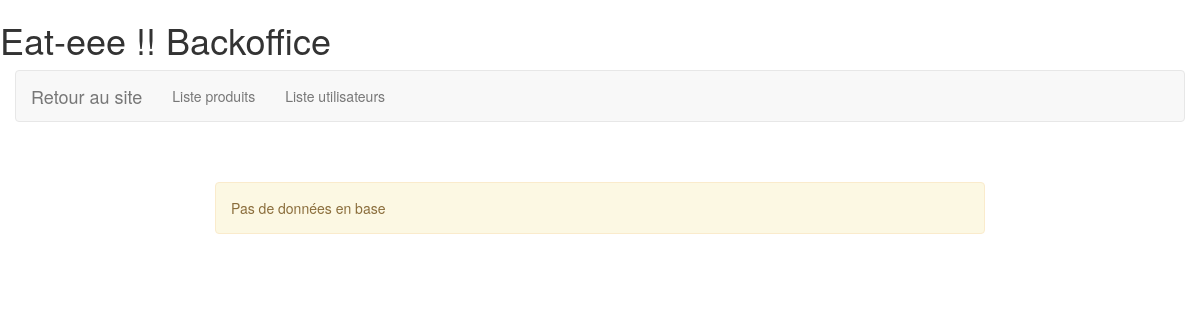
Page /backoffice/liste-users.php on the earlier database version.
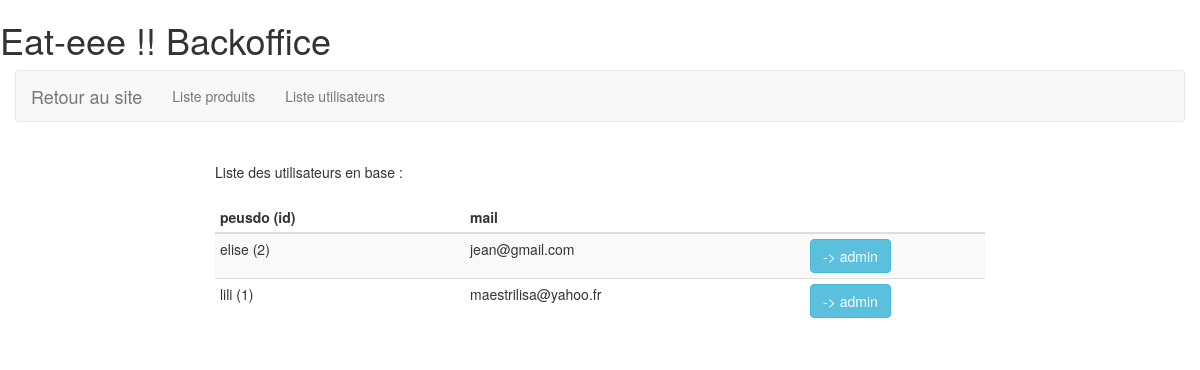
Same page on the later database version.
### tables this page shows
CREATE TABLE `users` (
  `ID` int(11) NOT NULL,
  `pseudo` varchar(50) NOT NULL,
  `email` varchar(250) NOT NULL,
  `password` varchar(60) NOT NULL,
  `type` tinytext NOT NULL
);

### backoffice/liste-users.php (the view, shortened to what this page needs)
<!DOCTYPE html>
<html lang="fr">
<head>
	<link rel="stylesheet" href="https://maxcdn.bootstrapcdn.com/bootstrap/3.0.0/css/bootstrap.min.css">
	<link rel="stylesheet" href="../styles/jquery.dataTables.min.css">
	<link rel="stylesheet" href="../styles/style.css">
</head>
<body>
	<header>
		<h1>
			Eat-eee !! Backoffice
		</h1>
	</header>
	<main>
		<div class="container-fluid">
			<div class="row">
				<div class="col-md-12">
					<?php
					require('menu.inc.php');
					?>
				</div>
			</div>
			<div class="row">
				<div class="col-md-offset-2 col-md-8">
					<br>
					<?php
					include('../include/connexion.inc.php');
					$requete=$bdd->query('SELECT * FROM users ORDER BY pseudo');
					$iTotal=$requete->rowCount();
					if ($iTotal==0)
					{
						echo '<br><div class="alert alert-warning">Pas de données en base</div>';
					}
					else
					{
						?>
						Liste des utilisateurs en base :
						<br><br>
						<table id="tblResultats" class="table table-striped table-hover table-condensed table-responsive">
							<thead>
								<tr>
									<th width="250">
										peusdo (id)
									</th>
									<th>
										mail
									</th>
									<th width="180">
									</th>
								</tr>
							</thead>
							<tbody>
								<?php
								while($resultat=$requete->fetch(PDO::FETCH_ASSOC))
								{
									echo "\n<tr>";
									echo "\n<td width='250'>";
									echo $resultat['pseudo'] . ' (' . $resultat['ID'] . ')';
									echo "</td>";
									echo "\n<td>";
									echo $resultat['email'];
									echo "</td>";
									echo "\n<td width='180'>";
									$strTemp="-> admin";
									echo "<input type='button' value='" . $strTemp . "' class='btn btn-info' onclick='changeType(". $resultat['ID'] . ");'>&nbsp;&nbsp;";
									echo "</td>";
									echo "\n</tr>";
								}
								?>
							</tbody>
						</table>
						<?php
					}
					?>
				</div>
			</div>
		</div>
	</main>
</body>
</html>

Differences in the rows shown:
added users: pseudo "elise", ID "2", email "jean@gmail.com"
added users: pseudo "lili", ID "1", email "maestrilisa@yahoo.fr"
Other differences:
text no longer shown: "Pas de données en base"
text now shown: "Liste des utilisateurs en base : peusdo (id) mail"
